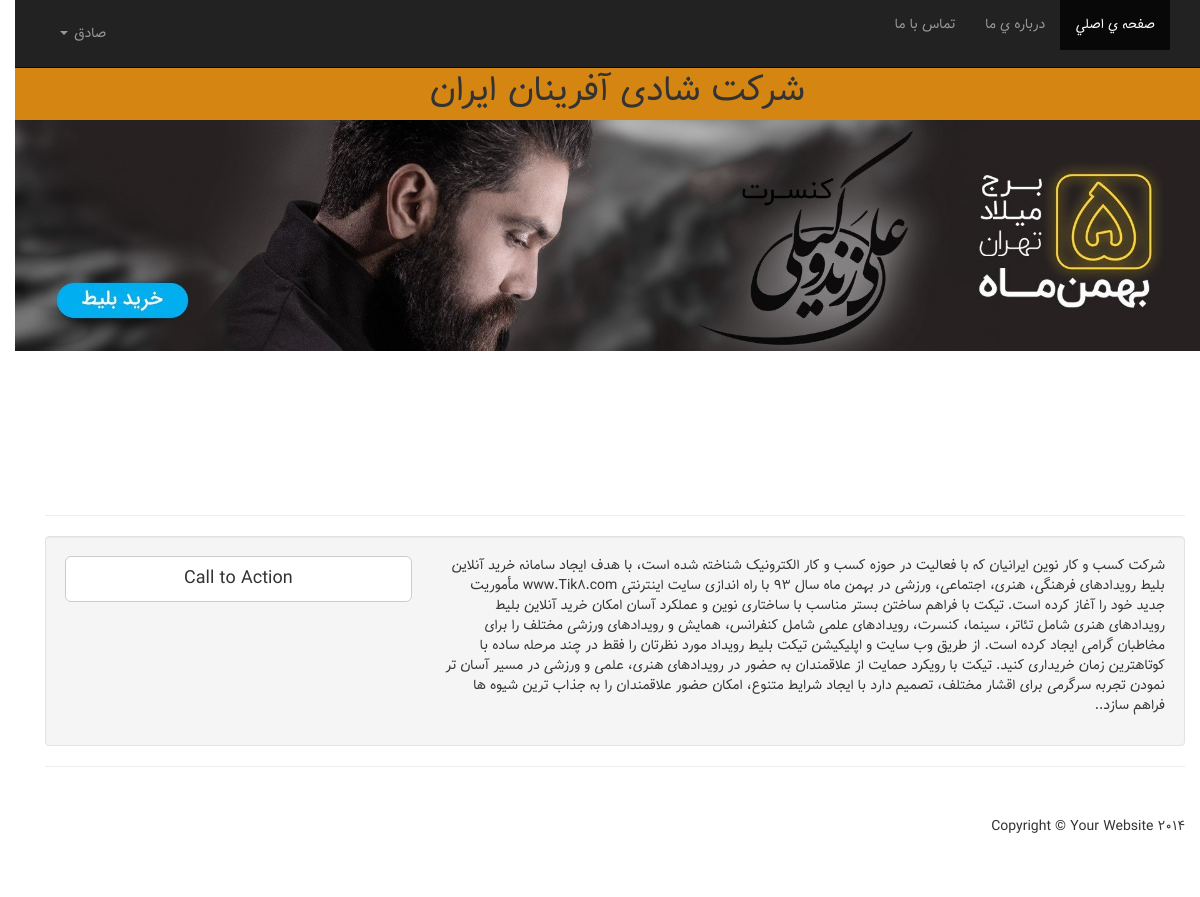
Page /accounts/dashboard (signed in) on the earlier database version.
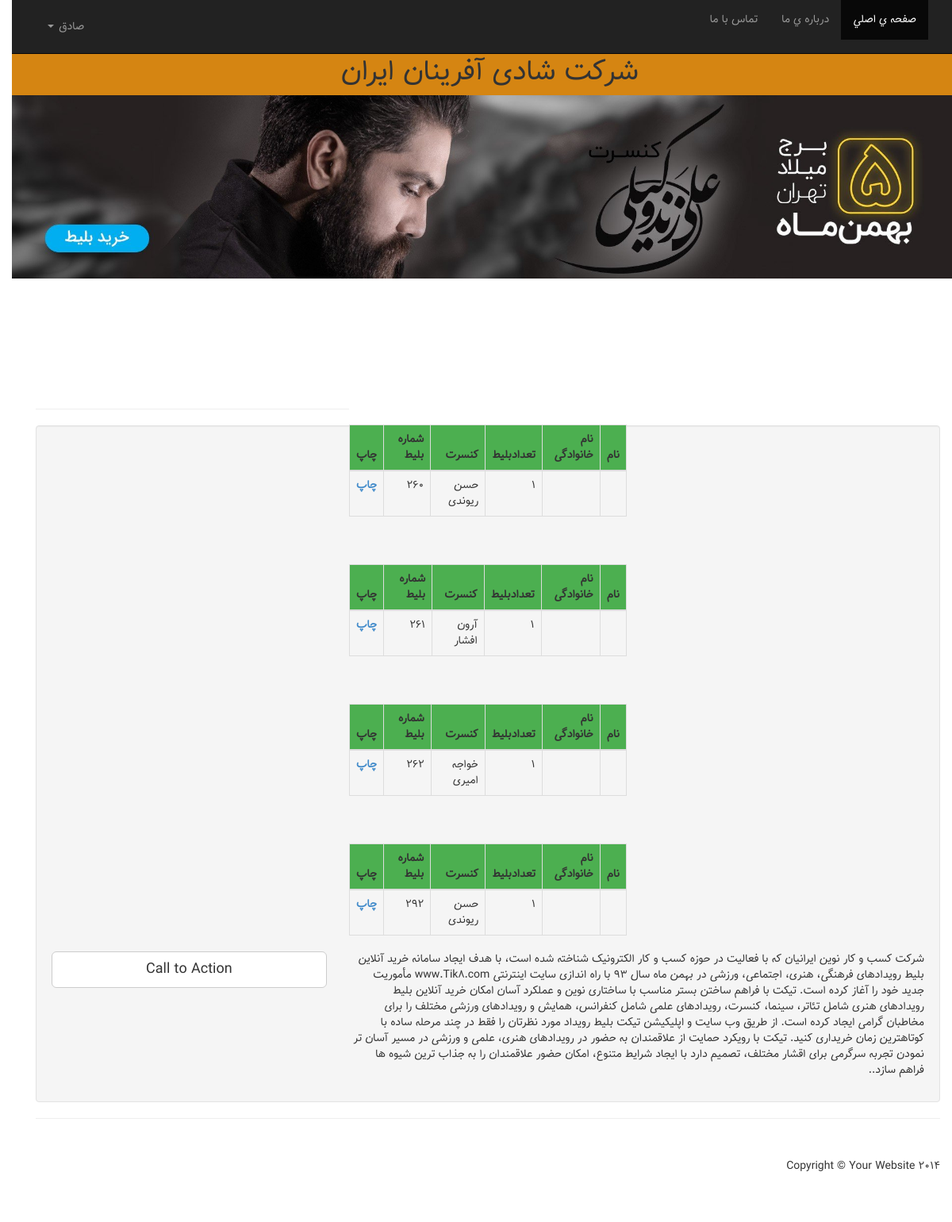
Same page on the later database version.
### customer/models.py (models this page shows, shortened)
class Ticket(models.Model):
    user = models.ForeignKey(User, on_delete=models.CASCADE, null=True)
    order = models.ForeignKey(Order, on_delete=models.CASCADE)
    product = models.ForeignKey(Product, related_name='order_items', on_delete=models.CASCADE)
    datetime = models.DateTimeField(auto_now_add=True)
    quantity = models.PositiveIntegerField(default=1)
    qrcode = models.ImageField(upload_to='qrcode', blank=True, null=True)

class Order(models.Model):
    name = models.CharField(max_length=200)
    phone = models.IntegerField()
    national = models.IntegerField()
    created = models.DateTimeField(auto_now_add=True)
    paid = models.BooleanField(default=False)
    class Meta:
        ordering = ('-created',)
    def get_absolute_url(self):
        return reverse('ticket_pdf', args=[str(self.id)])

### shop/models.py (models this page shows, shortened)
class Product(models.Model):
    name = models.CharField(max_length=200, db_index=True)
    slug = models.SlugField(max_length=200, db_index=True)
    image_main = models.ImageField(upload_to='photos/%Y/%m/%d/')
    image = models.ImageField(upload_to='photos/%Y/%m/%d/', blank=True)
    description=models.TextField(blank=True)
    makan=models.TextField(blank=True)
    zaman=models.TextField(blank=True)
    price=models.PositiveIntegerField()
    capacity=models.PositiveIntegerField()
    available=models.BooleanField(default=True)
    created=models.DateTimeField(auto_now_add=True)
    updated=models.DateTimeField(auto_now=True)
    class Meta:
        ordering=('-created',)
        index_together=(('id', 'slug'),)

### accounts/views.py (the view)
# urls.py: url('dashboard', views.dashboard, name='dashboard'),
def dashboard(request):
    return render(request, 'accounts/dashboard.html', )

### templates/accounts/dashboard.html
{%extends 'page/base.html'%}
{% load static %}
{% block content %}
{% if user.is_authenticated%}
           {%for ticket in user.ticket_set.all%}
{% with order=ticket.order %}
           {% with product=ticket.product %}
<div class="row col-md-4 col-md-offset-4" style="margin-top: 40px;">
 <table class="table table-bordered ">
        <thead style="background-color: #4CAF50">
            <tr>
                <th>نام</th>
                <th>نام خانوادگی</th>
                <th>تعدادبلیط</th>
                <th>کنسرت</th>
                 <th>شماره بلیط</th>
                <th>چاپ</th>
            </tr>
        </thead>
      <tbody>
            <tr>
                <td>{{order.firstName}}</td>
                <td>{{order.lastName}}</td>
                <td>{{ticket.quantity}}</td>
                <td>{{product.name}}</td>
                <td>{{order.id}}</td>
                <th><a href="{{ order.get_absolute_url }}">
             چاپ
         </a></th>
            </tr>
 </tbody>
    </table>
</div>
{%endwith%}
            {%endwith%}
{%endfor%}
{%endif%}
{%endblock%}

### templates/page/base.html (shortened to what this page needs)
<!DOCTYPE html>
{% load static %}
<html lang="en">
<head>
    <link href="{%  static 'css/bootstrap-rtl.css' %}" rel="stylesheet">
    <link href="{%  static 'css/modern-business.css' %}" rel="stylesheet">
    <link href="{%  static 'font-awesome/css/font-awesome.min.css' %}" rel="stylesheet" type="text/css">
</head>
<body>
    <header>
        <nav class="navbar navbar-inverse navbar-fixed-top" role="navigation">
            <div class="container">
                <div class="collapse navbar-collapse" id="bs-example-navbar-collapse-1">
                    <ul class="nav navbar-nav">
                        <li class="active"><a href="{%url 'product_list'%}">صفحه ي اصلي<span class="sr-only">(current)</span></a></li>
                        <li><a href="">درباره ي ما</a></li>
                        <li> <a href="">تماس با ما</a> </li>
                    </ul>
                    {% if user.is_authenticated%}
                    <ul class="nav navbar-nav navbar-left">
                    <li class="dropdown  ">
                        <a href="#" class="dropdown-toggle navbar-btn" data-toggle="dropdown" role="button" aria-haspopup="true" aria-expanded="false">
                            {{user.first_name}} <i class="caret  navbar-btn"></i></a>
        </li>
                    </ul>
                        {%endif%}
                </div>
            </div>
        </nav>
                <div class="container-fluid " style="height: max-content">
        <div class="row " style="background-color: #d58512" >
<h1 class="col-md-4 col-md-offset-4">
    شرکت شادی آفرینان ایران
</h1>
        </div>
</div>
    </header>
    <header id="carousel-example-generic" class="carousel slide">
        <ol class="carousel-indicators">
            <li data-target="#carousel-example-generic" data-slide-to="0" class="active"></li>
            <li data-target="#carousel-example-generic" data-slide-to="1"></li>
            <li data-target="carousel-example-generic" data-slide-to="2"></li>
        </ol>
        <div class="carousel-inner">
            <div class="item active">
                <img src="{%  static 'img/header1.jpg' %}" style="width: 100%;" alt="...">
            </div>
        </div>
    </header>
    <div class="container">
        {% block content %}
        {% endblock  %}
        <hr>
        <div class="well">
            <div class="row">
                <div class="col-md-8">
                    <p>شرکت کسب و کار نوین ایرانیان که با فعالیت در حوزه کسب و کار الکترونیک شناخته شده است، با هدف ایجاد سامانه خرید آنلاین بلیط رویدادهای فرهنگی، هنری، اجتماعی، ورزشی در بهمن ماه سال 93 با راه اندازی سایت اینترنتی www.Tik8.com مأموریت جدید خود را آغاز کرده است. تیکت با فراهم ساختن بستر مناسب با ساختاری نوین و عملکرد آسان امکان خرید آنلاین بلیط رویدادهای هنری شامل تئاتر، سینما، کنسرت، رویدادهای علمی شامل کنفرانس، همایش و رویدادهای ورزشی مختلف را برای مخاطبان گرامی ایجاد کرده است. از طریق وب سایت و اپلیکیشن تیکت بلیط رویداد مورد نظرتان را فقط در چند مرحله ساده با کوتاهترین زمان خریداری کنید. تیکت با رویکرد حمایت از علاقمندان به حضور در رویدادهای هنری، علمی و ورزشی در مسیر آسان تر نمودن تجربه سرگرمی برای اقشار مختلف، تصمیم دارد با ایجاد شرایط متنوع، امکان حضور علاقمندان را به جذاب ترین شیوه ها فراهم سازد..</p>
                </div>
                <div class="col-md-4">
                    <a class="btn btn-lg btn-default btn-block" href="#">Call to Action</a>
                </div>
            </div>
        </div>
        <hr>
        <footer>
            <div class="row">
                <div class="col-lg-12">
                    <p>Copyright &copy; Your Website 2014</p>
                </div>
            </div>
        </footer>
    </div>
</body>
</html>

### ticketSite/static/css/modern-business.css (style rules this page uses)
html, body { height: 100%; }
body { padding-top: 50px; }
header.carousel { height: 50%; }
header.carousel .item, header.carousel .item.active, header.carousel .carousel-inner { height: 100%; }
footer { margin: 50px 0; }

Differences in the rows shown:
added Ticket: product.name "حسن ریوندی", order.id "260"
added Ticket: product.name "آرون افشار", order.id "261"
added Ticket: product.name "خواجه امیری", order.id "262"
added Ticket: product.name "حسن ریوندی", order.id "292"
